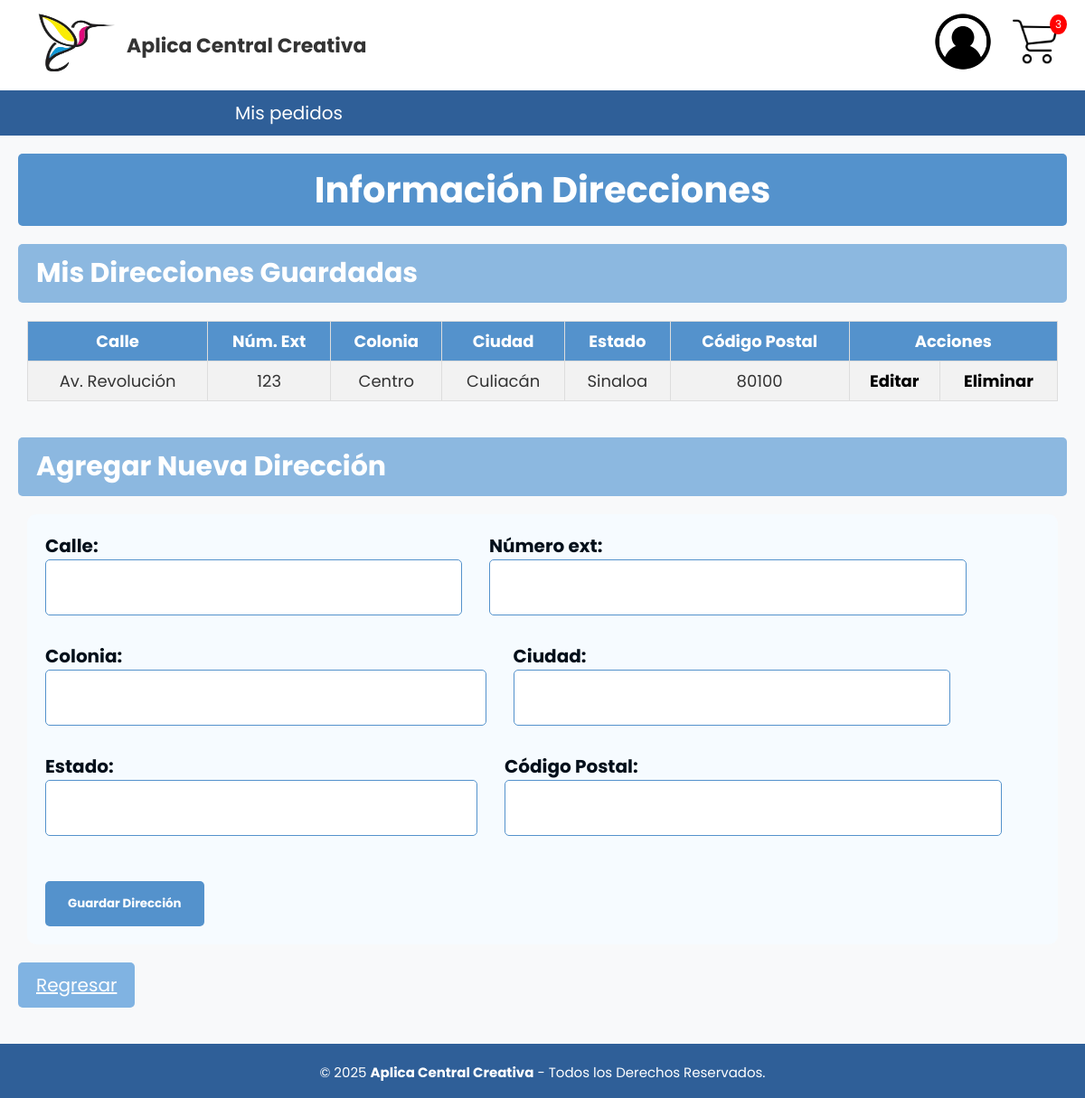
The app's page /Perfil/direccion_usuario.php (signed in) with its own data.
### tables this page shows
CREATE TABLE direccion(
id_direccion INT NOT NULL PRIMARY KEY AUTO_INCREMENT,
codigo_postal VARCHAR(5),
calle VARCHAR(20),
num_ext INT,
colonia VARCHAR(50),
ciudad VARCHAR(20),
estado VARCHAR(50),
id_cliente INT NOT NULL,
CONSTRAINT fk_cliente_direccion FOREIGN KEY (id_cliente) REFERENCES cliente(id_cliente)
);

### Perfil/direccion_usuario.php (the view, shortened to what this page needs)
<?php
include('../Nav/header.php');
include '../BD/ConexionBD.php';
$id_usuario = $_SESSION['id_usuario'];
$query_cliente = "SELECT id_cliente, nom_persona, apellido_paterno, apellido_materno, telefono
FROM cliente
WHERE id_usuario = ?";
$stmt = $conn->prepare($query_cliente);
$stmt->bind_param("i", $id_usuario);
$stmt->execute();
$result = $stmt->get_result();
if ($row = $result->fetch_assoc()) {
    $id_cliente = $row['id_cliente'];
    $query_direccion = "SELECT * FROM direccion WHERE id_cliente = ?";
    $stmt2 = $conn->prepare($query_direccion);
    $stmt2->bind_param("i", $id_cliente);
    $stmt2->execute();
    $direccion_result = $stmt2->get_result();
}
?>
<!DOCTYPE html>
<html lang="es">
<head>
    <link rel="stylesheet" href="Perfil.css">
</head>
<body>
<h1 class="titulo">Información Direcciones</h1>
<h2 class="sub_titulo">Mis Direcciones Guardadas</h2>
<?php if ($direccion_result->num_rows > 0): ?>
    <table border="1" cellpadding="5" cellspacing="0" class="tabla_forma_pago">
        <tr>
            <th>Calle</th>
            <th>Núm. Ext</th>
            <th>Colonia</th>
            <th>Ciudad</th>
            <th>Estado</th>
            <th>Código Postal</th>
            <th colspan="2">Acciones</th>
        </tr>
        <?php while ($direccion = $direccion_result->fetch_assoc()): ?>
            <tr>
                <td><?= htmlspecialchars($direccion['calle']) ?></td>
                <td><?= htmlspecialchars($direccion['num_ext']) ?></td>
                <td><?= htmlspecialchars($direccion['colonia']) ?></td>
                <td><?= htmlspecialchars($direccion['ciudad']) ?></td>
                <td><?= htmlspecialchars($direccion['estado']) ?></td>
                <td><?= htmlspecialchars($direccion['codigo_postal']) ?></td>
                <td><a class="accion" href="editar_direccion.php?id_direccion=<?= $direccion['id_direccion']?>">Editar</a></td>
                <td>
                    <a class="accion" href="eliminar_direccion.php?id_direccion=<?= $direccion['id_direccion'] ?>"
                       onclick="return confirm('¿Estás seguro de que quieres eliminar esta dirección?');">
                       Eliminar</a></td>
            </tr>
        <?php endwhile; ?>
    </table>
<?php else: ?>
    <p>No tienes direcciones guardadas aún.</p>
<?php endif; ?>
<h2 class="sub_titulo">Agregar Nueva Dirección</h2>
<div>
    <form method="POST" action="guardar_direccion.php" class="form_edi_usuario">
        <label>Calle:
            <input type="text" name="calle" required>
        </label>
        <label>Número ext:
            <input type="number" name="num_ext" required>
        </label>
        <label>Colonia:
            <input type="text" name="colonia" required>
        </label>
        <label>Ciudad:
            <input type="text" name="ciudad" required>
        </label>
        <label>Estado:
            <input type="text" name="estado" required>
        </label>
        <label>Código Postal:
            <input type="text" name="codigo_postal" maxlength="5" required>
        </label>
        <input class="btn" type="submit" value="Guardar Dirección">
    </form>
</div>
       <a href="Perfil.php" class="regresar">Regresar</a>
</body>
<?php
include('../Nav/footer.php');
?>
</html>

### CSS/cabecera.css (style rules this page uses)
html { font-size: 20px; overflow-y: auto; font-family: 'Poppins', sans-serif; }

### CSS/menu.css (style rules this page uses)
* { padding: 0px; margin: 0px; }

### CSS/tablas_boton.css (style rules this page uses)
.titulo { background-color: #5492cc; color: white; padding: 10px 20px; border: none; border-radius: 5px; cursor: pointer; font-family: 'Poppins', sans-serif; margin-left: 20px; margin-top: 20px; margin-right: 20px; }
a { text-decoration: underline; color: rgb(0, 0, 0); }
.regresar { background-color: #80b3e2; color: white; padding: 10px 20px; border: none; border-radius: 5px; cursor: pointer; font-family: 'Poppins', sans-serif; margin-top: 20px; margin-bottom: 10px; display: inline-block; margin-left: 20px; }

### CSS/formularios.css (style rules this page uses)
.titulo { background-color: #5492cc; color: white; padding: 10px 20px; border: none; border-radius: 5px; cursor: pointer; font-family: 'Poppins', sans-serif; margin-left: 20px; margin-top: 20px; margin-bottom: 20px; margin-right: 20px; }
.form_edi_usuario { max-width: 100%; margin: 20px auto; padding: 20px; background-color: #f6fbff; border-radius: 10px; box-shadow: 0 0 10px rgba(0, 0, 0, 0); font-family: 'Poppins', sans-serif; max-width: 95%; margin-top: 20px; margin-bottom: 20px; margin: 0 auto; padding: 20px; }
.form_edi_usuario input[type="text"], .form_edi_usuario input[type="password"], .form_edi_usuario input[type="number"], .form_edi_usuario input[type="datetime-local"], .form_edi_usuario input[type="option"] .form_edi_usuario select { width: calc(100% - 20px); padding: 15px; margin-bottom: 15px; border: 1px solid #5492cc; border-radius: 5px; box-sizing: border-box; font-family: 'Poppins', sans-serif; font-size: 20px; }
.form_edi_usuario input[type="submit"] { background-color: #5492cc; color: white; padding: 15px 25px; border: none; border-radius: 5px; cursor: pointer; font-family: 'Poppins', sans-serif; margin-top: 20px; font-weight: bold; }
.regresar { background-color: #80b3e2; color: white; padding: 10px 20px; border: none; border-radius: 5px; cursor: pointer; font-family: 'Poppins', sans-serif; margin-top: 20px; margin-bottom: 10px; display: inline-block; margin-left: 20px; }
.form_edi_usuario label { display: block; margin-bottom: 5px; font-weight: bold; color: #030f1a; font-size: 20px; font-family: 'Poppins', sans-serif; }
* { font-family: 'Poppins', sans-serif; margin: 0; padding: 0; box-sizing: border-box; }

### CSS/departamentos.css (style rules this page uses)
a { text-decoration: underline; color: purple; }

### CSS/cabecera2.css (style rules this page uses)
* { padding: 0px; margin: 0px; }
h1, h2 { color: #000000; }
table { width: 100%; margin-bottom: 20px; border-collapse: collapse; }
table, th, td { border: 1px solid #ddd; }
th, td { padding: 10px; text-align: left; }

### CSS/Carrito.css (style rules this page uses)
body { font-family: 'Segoe UI', Tahoma, Geneva, Verdana, sans-serif; background-color: #f4f4f9; color: #000000; }
h1 { text-align: center; margin-bottom: 30px; color: #000000; }
th, td { padding: 12px 15px; text-align: center; vertical-align: middle; }
tbody tr { border-bottom: 1px solid #eee; }

### CSS/direccion.css (style rules this page uses)
body { font-family: 'Segoe UI', Tahoma, Geneva, Verdana, sans-serif; background-color: #f4f4f9; color: #000000; }
h1 { text-align: center; margin-bottom: 30px; color: #000000; }
label { display: block; margin-bottom: 10px; font-size: 20px; cursor: pointer; }

### CSS/Tarjetas.css (style rules this page uses)
table { width: 95%; margin: 0 auto 40px auto; border-collapse: collapse; font-family: Arial, sans-serif; }
table th, table td { padding: 8px 10px; border: 1px solid #ddd; text-align: center; font-size: 0.9rem; }
table tbody tr:nth-child(even) { background-color: #f2f2f2; }
table a { color: #d9534f; text-decoration: none; font-weight: bold; }
.tabla_forma_pago { width: 95%; margin: 0 auto 40px auto; border-collapse: collapse; font-family: Arial, sans-serif; }
.tabla_forma_pago th { background-color: #5492cc; color: white; }
.tabla_forma_pago th, .tabla_forma_pago td { padding: 8px 10px; border: 1px solid #ddd; text-align: center; font-size: 0.9rem; }
.tabla_forma_pago tbody tr:nth-child(even) { background-color: #f2f2f2; }
.tabla_forma_pago a { color: #000000; text-decoration: none; font-weight: bold; }
.accion { color: black; }

### CSS/confirmar_pedido.css (style rules this page uses)
body { font-family: 'Segoe UI', Tahoma, Geneva, Verdana, sans-serif; background-color: #f4f4f9; color: #000000; margin: 0; padding: 0; }
.sub_titulo { background-color: #8cb8e0; color: white; padding: 10px 20px; border: none; border-radius: 5px; cursor: pointer; font-family: 'Poppins', sans-serif; margin-left: 20px; margin-top: 10px; margin-bottom: 20px; margin-right: 20px; text-align: left; }
h1 { text-align: center; color: #000000; margin-top: 20px; }
h2 { text-align: left; color: #000000; margin-top: 20px; margin-left: 20px; }

### records on screen
direccion: calle "Av. Revolución", num_ext "123", colonia "Centro", ciudad "Culiacán", estado "Sinaloa", codigo_postal "80100"

### other values on screen
$total_cantidad "3"
$nombre "Mis pedidos"
